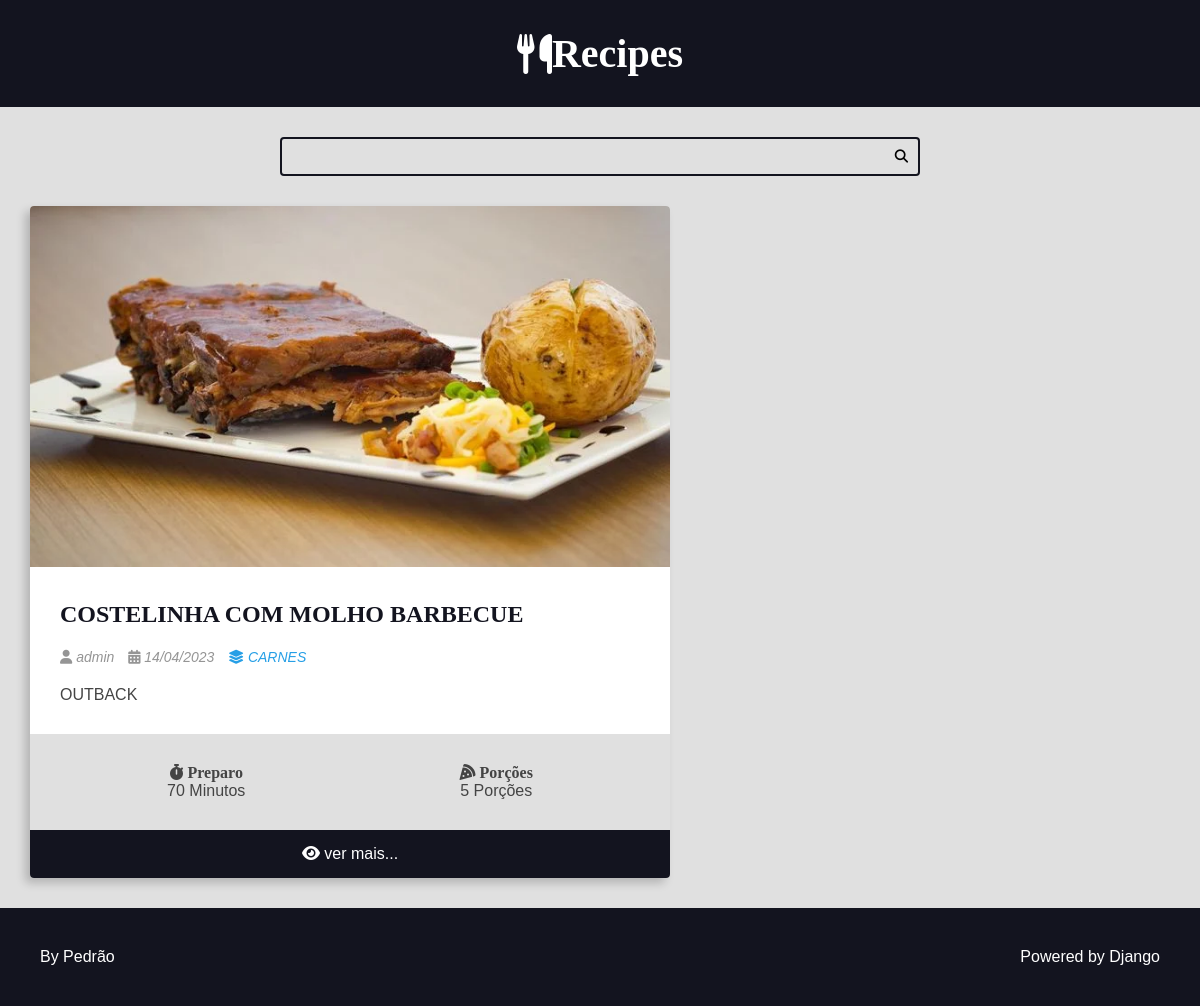
Page /recipes/category/4/ on the committed database.
### recipes/models.py (models this page shows, shortened)
class Recipe(models.Model):
    title = models.CharField(max_length=65)
    description = models.CharField(max_length=165)
    slug = models.SlugField()
    preparation_time = models.IntegerField()
    preparation_time_unit = models.CharField(max_length=65)
    servings = models.IntegerField()
    servings_unit = models.CharField(max_length=65)
    preparation_steps = models.TextField()
    prepare_stes_is_html = models.BooleanField(default=False)
    created_at = models.DateField(auto_now_add=True)
    updated_at = models.DateField(auto_now=True)
    is_published = models.BooleanField(default=False)
    cover = models.ImageField(upload_to='recipes/cover/%Y/%m/%d', blank=True, default='')
    category = models.ForeignKey(Category, on_delete=models.SET_NULL, null=True)
    author = models.ForeignKey(User, on_delete=models.SET_NULL, null=True)

class Category(models.Model):
    title = models.CharField(max_length=65)
    def __str__(self):
        return self.title

### recipes/views.py (the view)
# urls.py: path('recipes/category/<int:category_id>/', category, name='category'),
def category(request, category_id):
    recipe = Recipe.objects.filter(
        category__id=category_id,
        is_published=True,
        ).order_by('-id')
    return render(request, 'category.html', context={'recipes': recipe} )

### recipes/templates/category.html (shortened to what this page needs)
{% extends 'base.html' %}
{% block content %}
    {% include "search.html" %}
    <main class="main-content-container">
        <div class="main-content main-content-list container">
            {% for recipe in recipes %}
                {% include "card.html" %}
            {% endfor %}
        </div>
    </main>
{% endblock content %}

### recipes/templates/card.html
<div class="recipe recipe-list-item">
    {% if recipe.cover %}
        <div class="recipe-cover">
            <a href=" {% url 'recipes:recipe' recipe.id %}">
                <img src="{{ recipe.cover.url }}" alt="Temporário">
            </a>
        </div>
    {% endif %}
    <div class="recipe-title-container">
        <h2 class="recipe-title">
            <a href="{% url 'recipes:recipe' recipe.id %}">
                {{ recipe.title }}
            </a>
        </h2>
    </div>
    <div class="recipe-author">
        <span class="recipe-author-item">
            <i class="fas fa-user"></i>
            {% if recipe.author.firstname %}
                {{ recipe.author.first_name }} {{recipe.author.last_name}}
            {% else %}
                {{recipe.author.username}}
            {% endif %}
        </span>
        <span class="recipe-author-item">
            <i class="fas fa-calendar-alt"></i>
            {{ recipe.created_at|date:"d/m/Y" }}
        </span>
        <span class="recipe-author-item">
            <a href="{% url 'recipes:category' recipe.category.id %}">
                <i class="fas fa-layer-group"></i>
                <span>{{recipe.category}}</span>
            </a>
        </span>
    </div>
    <div class="recipe-content">
        <p>{{ recipe.description}}</p>
    </div>
    <div class="recipe-meta-container">
        <div class="recipe-meta recipe-preparation">
            <h3 class="recipe-meta-title"><i class="fas fa-stopwatch"></i> Preparo</h3>
            <div class="recipe-meta-text">
                {{recipe.preparation_time }} Minutos
            </div>
        </div>
        <div class="recipe-meta recipe-servings">
            <h3 class="recipe-meta-title"><i class="fas fa-pizza-slice"></i> Porções</h3>
            <div class="recipe-meta-text">
                {{ recipe.servings }} Porções
            </div>
        </div>
    </div>
    <footer class="recipe-footer">
        <a class="recipe-read-more button button-dark button-full-width" href=" {% url 'recipes:recipe' recipe.id %}">
            <i class="fas fa-eye"></i>
            <span>ver mais...</span>
        </a>
    </footer>
</div>

### recipes/static/css/styles.css (style rules this page uses)
:root { --color-primary: #269fe6; --color-primary-hover: #2086c2; --color-primary-dark: #13141f; --color-primary-dark-hover: #212336; --color-primary-light: #d4ecfa; --color-primary-light-hover: #bdd8e7; --color-white: #fff; --color-black: #000; --color-dark-text: #444; --color-info-light: #cce5ff; --color-debug-light: #cce5ff; --color-success-light: #d4edda; --color-alert-light: #fff3cd; --color-warning-light: #fff3cd; --color-error-light: #f8d7da; --color-info-dark: #4d86c4; --color-debug-dark: #4d86c4; --color-success-dark: #4a9c5d; --color-alert-dark: #927f40; --color-warning-dark: #927f40; --color-error-dark: #da525d; --color-gray-0: #f9f9f9; --color-gray-1: #e0e0e0; --color-gray-2: #c7c7c7; --color-gray-3: #aeaeae; --color-gray-4: #959595; --color-gray-5: #7d7d7d; --color-gray-6: #646464; --color-gray-7: #4b4b4b; --color-gray-8: #323232; --color-gray-9: #191919; --font-primary: sans-serif; --font-headings: 'Roboto Slab', serif; --spacing-gutter-medium: 3rem; --spacing-gutter-large: 4rem; }
* { padding: 0; margin: 0; box-sizing: border-box; }
html { font-size: 62.5%; }
body { font-size: 1.6rem; font-family: var(--font-primary); background: var(--color-gray-1); color: var(--color-dark-text); }
h1, h2, h3, h4, h5, h6 { font-family: var(--font-headings); }
img { max-width: 100%; }
a { color: var(--color-primary); text-decoration: none; }
.container { max-width: 144rem; margin: 0 auto; padding: var(--spacing-gutter-medium); }
.main-content { padding-top: 0; }
.main-content-list { display: grid; grid-template-columns: repeat(auto-fit, minmax(340px, 1fr)); gap: var(--spacing-gutter-large); }
.recipe { background: var(--color-white); box-shadow: -5px 5px 10px rgba(0, 0, 0, 0.2); transform: scale(1); transition: all 300ms ease-in-out; border-radius: 0.4rem; overflow: hidden; }
.recipe img { max-width: 100%; }
.recipe-list-item { max-width: 64rem; height: fit-content; }
.recipe-title-container { padding: var(--spacing-gutter-medium); padding-bottom: 2rem; }
.recipe-title-container a { text-decoration: none; color: var(--color-primary-dark); }
.recipe-author { padding: 0 var(--spacing-gutter-medium); }
.recipe-content { padding: var(--spacing-gutter-medium); padding-top: 2rem; }
.recipe-author-item { color: var(--color-gray-4); margin-right: 1rem; font-style: italic; font-size: 1.4rem; }
.recipe-author a { color: var(--color-primary); transition: all 300ms ease-in-out; text-decoration: none; }
.recipe-meta-container { display: flex; flex-flow: row wrap; padding: var(--spacing-gutter-medium); background: var(--color-gray-1); }
.recipe-meta { display: flex; flex-flow: column nowrap; flex-shrink: 1; flex-grow: 1; text-align: center; }
.recipe-meta-title { font-size: 1.6rem; }
.recipe-footer a { background: var(--color-primary-dark); display: block; color: var(--color-white); text-decoration: none; text-align: center; padding: 1.5rem var(--spacing-gutter-medium); transition: all 300ms ease-in-out; }

### rows in the picture
Recipe: cover (picture), title "COSTELINHA COM MOLHO BARBECUE", author.username "admin", created_at "14/04/2023", category "CARNES", description "OUTBACK", preparation_time "70", servings "5"
